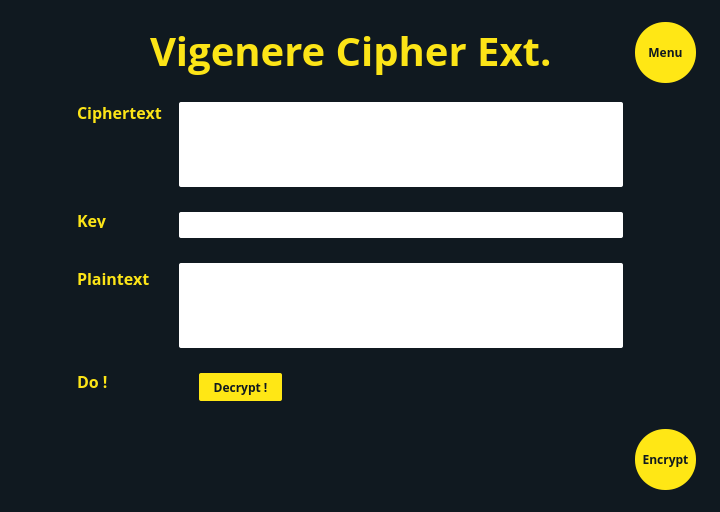
<?xml version="1.0" encoding="UTF-8"?>
<ui version="4.0">
 <class>Dialog</class>
 <widget class="QDialog" name="Dialog">
  <property name="geometry">
   <rect>
    <x>0</x>
    <y>0</y>
    <width>720</width>
    <height>512</height>
   </rect>
  </property>
  <property name="windowTitle">
   <string>Dialog</string>
  </property>
  <widget class="QWidget" name="widget" native="true">
   <property name="geometry">
    <rect>
     <x>0</x>
     <y>0</y>
     <width>720</width>
     <height>512</height>
    </rect>
   </property>
   <property name="styleSheet">
    <string notr="true">QWidget#widget{
background: #101920;}</string>
   </property>
   <widget class="QLabel" name="label">
    <property name="geometry">
     <rect>
      <x>150</x>
      <y>15</y>
      <width>401</width>
      <height>71</height>
     </rect>
    </property>
    <property name="styleSheet">
     <string notr="true">font-family: Open Sans;
font-style: normal;
font-weight: bold;
font-size: 40px;
color: #FCE417;</string>
    </property>
    <property name="text">
     <string>Vigenere Cipher Ext.</string>
    </property>
   </widget>
   <widget class="QLabel" name="label_3">
    <property name="geometry">
     <rect>
      <x>77</x>
      <y>102</y>
      <width>91</width>
      <height>21</height>
     </rect>
    </property>
    <property name="styleSheet">
     <string notr="true">font-family: Open Sans;
font-style: normal;
font-weight: bold;
font-size: 16px;
/* identical to box height */


color: #FCE417;
</string>
    </property>
    <property name="text">
     <string>Ciphertext</string>
    </property>
   </widget>
   <widget class="QLabel" name="label_4">
    <property name="geometry">
     <rect>
      <x>77</x>
      <y>212</y>
      <width>31</width>
      <height>16</height>
     </rect>
    </property>
    <property name="styleSheet">
     <string notr="true">font-family: Open Sans;
font-style: normal;
font-weight: bold;
font-size: 16px;
/* identical to box height */


color: #FCE417;
</string>
    </property>
    <property name="text">
     <string>Key</string>
    </property>
   </widget>
   <widget class="QLabel" name="label_5">
    <property name="geometry">
     <rect>
      <x>77</x>
      <y>263</y>
      <width>91</width>
      <height>31</height>
     </rect>
    </property>
    <property name="styleSheet">
     <string notr="true">font-family: Open Sans;
font-style: normal;
font-weight: bold;
font-size: 16px;
/* identical to box height */


color: #FCE417;
</string>
    </property>
    <property name="text">
     <string>Plaintext</string>
    </property>
   </widget>
   <widget class="QLabel" name="label_6">
    <property name="geometry">
     <rect>
      <x>77</x>
      <y>373</y>
      <width>31</width>
      <height>16</height>
     </rect>
    </property>
    <property name="styleSheet">
     <string notr="true">font-family: Open Sans;
font-style: normal;
font-weight: bold;
font-size: 16px;
/* identical to box height */


color: #FCE417;
</string>
    </property>
    <property name="text">
     <string>Do !</string>
    </property>
   </widget>
   <widget class="QPushButton" name="menu">
    <property name="geometry">
     <rect>
      <x>635</x>
      <y>22</y>
      <width>61</width>
      <height>61</height>
     </rect>
    </property>
    <property name="styleSheet">
     <string notr="true">background: #FFE715;
border-radius: 30;
font-family: Open Sans;
font-style: normal;
font-weight: 600;
font-size: 12px;
line-height: 33px;

color: #101920;
</string>
    </property>
    <property name="text">
     <string>Menu</string>
    </property>
   </widget>
   <widget class="QPushButton" name="decrypt">
    <property name="geometry">
     <rect>
      <x>199</x>
      <y>373</y>
      <width>83</width>
      <height>28</height>
     </rect>
    </property>
    <property name="styleSheet">
     <string notr="true">background: #FFE715;
border-radius: 2px;
font-family: Open Sans;
font-style: normal;
font-weight: 600;
font-size: 12px;
color: #101920;</string>
    </property>
    <property name="text">
     <string>Decrypt !</string>
    </property>
   </widget>
   <widget class="QTextEdit" name="ciphertext">
    <property name="geometry">
     <rect>
      <x>190</x>
      <y>102</y>
      <width>425</width>
      <height>85</height>
     </rect>
    </property>
    <property name="autoFillBackground">
     <bool>false</bool>
    </property>
    <property name="styleSheet">
     <string notr="true">QWidget#chipertext{
font-family: Open Sans;
font-style: normal;
font-weight: 600;
font-size: 12px;
color: #000000;
}</string>
    </property>
    <property name="frameShape">
     <enum>QFrame::NoFrame</enum>
    </property>
    <property name="lineWidth">
     <number>0</number>
    </property>
    <property name="readOnly">
     <bool>false</bool>
    </property>
    <property name="html">
     <string>&lt;!DOCTYPE HTML PUBLIC &quot;-//W3C//DTD HTML 4.0//EN&quot; &quot;http://www.w3.org/TR/REC-html40/strict.dtd&quot;&gt;
&lt;html&gt;&lt;head&gt;&lt;meta name=&quot;qrichtext&quot; content=&quot;1&quot; /&gt;&lt;style type=&quot;text/css&quot;&gt;
p, li { white-space: pre-wrap; }
&lt;/style&gt;&lt;/head&gt;&lt;body style=&quot; font-family:'Open Sans'; font-size:12px; font-weight:600; font-style:normal;&quot;&gt;
&lt;p style=&quot;-qt-paragraph-type:empty; margin-top:0px; margin-bottom:0px; margin-left:0px; margin-right:0px; -qt-block-indent:0; text-indent:0px; font-family:'MS Shell Dlg 2'; font-size:8.25pt; font-weight:400;&quot;&gt;&lt;br /&gt;&lt;/p&gt;&lt;/body&gt;&lt;/html&gt;</string>
    </property>
   </widget>
   <widget class="QLabel" name="label_2">
    <property name="geometry">
     <rect>
      <x>179</x>
      <y>102</y>
      <width>444</width>
      <height>85</height>
     </rect>
    </property>
    <property name="styleSheet">
     <string notr="true">background: #ffffff;
border-radius: 2px;</string>
    </property>
    <property name="text">
     <string/>
    </property>
   </widget>
   <widget class="QPushButton" name="encrypt">
    <property name="geometry">
     <rect>
      <x>635</x>
      <y>429</y>
      <width>61</width>
      <height>61</height>
     </rect>
    </property>
    <property name="styleSheet">
     <string notr="true">background: #FFE715;
border-radius: 30;
font-family: Open Sans;
font-style: normal;
font-weight: 600;
font-size: 12px;
line-height: 33px;

color: #101920;
</string>
    </property>
    <property name="text">
     <string>Encrypt</string>
    </property>
   </widget>
   <widget class="QLabel" name="label_8">
    <property name="geometry">
     <rect>
      <x>179</x>
      <y>263</y>
      <width>444</width>
      <height>85</height>
     </rect>
    </property>
    <property name="styleSheet">
     <string notr="true">background: #ffffff;
border-radius: 2px;</string>
    </property>
    <property name="text">
     <string/>
    </property>
   </widget>
   <widget class="QLabel" name="label_9">
    <property name="geometry">
     <rect>
      <x>179</x>
      <y>212</y>
      <width>444</width>
      <height>26</height>
     </rect>
    </property>
    <property name="styleSheet">
     <string notr="true">background: #ffffff;
border-radius: 2px;</string>
    </property>
    <property name="text">
     <string/>
    </property>
   </widget>
   <widget class="QTextEdit" name="plaintext">
    <property name="geometry">
     <rect>
      <x>190</x>
      <y>263</y>
      <width>425</width>
      <height>85</height>
     </rect>
    </property>
    <property name="autoFillBackground">
     <bool>false</bool>
    </property>
    <property name="styleSheet">
     <string notr="true">QWidget#plaintext{
font-family: Open Sans;
font-style: normal;
font-weight: 600;
font-size: 12px;
color: #000000;
}</string>
    </property>
    <property name="frameShape">
     <enum>QFrame::NoFrame</enum>
    </property>
    <property name="lineWidth">
     <number>0</number>
    </property>
    <property name="readOnly">
     <bool>true</bool>
    </property>
    <property name="html">
     <string>&lt;!DOCTYPE HTML PUBLIC &quot;-//W3C//DTD HTML 4.0//EN&quot; &quot;http://www.w3.org/TR/REC-html40/strict.dtd&quot;&gt;
&lt;html&gt;&lt;head&gt;&lt;meta name=&quot;qrichtext&quot; content=&quot;1&quot; /&gt;&lt;style type=&quot;text/css&quot;&gt;
p, li { white-space: pre-wrap; }
&lt;/style&gt;&lt;/head&gt;&lt;body style=&quot; font-family:'Open Sans'; font-size:12px; font-weight:600; font-style:normal;&quot;&gt;
&lt;p style=&quot;-qt-paragraph-type:empty; margin-top:0px; margin-bottom:0px; margin-left:0px; margin-right:0px; -qt-block-indent:0; text-indent:0px; font-size:8.25pt;&quot;&gt;&lt;br /&gt;&lt;/p&gt;&lt;/body&gt;&lt;/html&gt;</string>
    </property>
   </widget>
   <widget class="QTextEdit" name="key">
    <property name="geometry">
     <rect>
      <x>190</x>
      <y>212</y>
      <width>425</width>
      <height>26</height>
     </rect>
    </property>
    <property name="autoFillBackground">
     <bool>false</bool>
    </property>
    <property name="styleSheet">
     <string notr="true">QWidget#key{
font-family: Open Sans;
font-style: normal;
font-weight: 600;
font-size: 12px;
color: #000000;
}</string>
    </property>
    <property name="frameShape">
     <enum>QFrame::NoFrame</enum>
    </property>
    <property name="lineWidth">
     <number>0</number>
    </property>
    <property name="readOnly">
     <bool>false</bool>
    </property>
    <property name="html">
     <string>&lt;!DOCTYPE HTML PUBLIC &quot;-//W3C//DTD HTML 4.0//EN&quot; &quot;http://www.w3.org/TR/REC-html40/strict.dtd&quot;&gt;
&lt;html&gt;&lt;head&gt;&lt;meta name=&quot;qrichtext&quot; content=&quot;1&quot; /&gt;&lt;style type=&quot;text/css&quot;&gt;
p, li { white-space: pre-wrap; }
&lt;/style&gt;&lt;/head&gt;&lt;body style=&quot; font-family:'Open Sans'; font-size:12px; font-weight:600; font-style:normal;&quot;&gt;
&lt;p style=&quot;-qt-paragraph-type:empty; margin-top:0px; margin-bottom:0px; margin-left:0px; margin-right:0px; -qt-block-indent:0; text-indent:0px; font-family:'MS Shell Dlg 2'; font-size:8.25pt; font-weight:400;&quot;&gt;&lt;br /&gt;&lt;/p&gt;&lt;/body&gt;&lt;/html&gt;</string>
    </property>
   </widget>
   <zorder>label</zorder>
   <zorder>label_3</zorder>
   <zorder>label_4</zorder>
   <zorder>label_5</zorder>
   <zorder>label_6</zorder>
   <zorder>menu</zorder>
   <zorder>decrypt</zorder>
   <zorder>label_2</zorder>
   <zorder>ciphertext</zorder>
   <zorder>encrypt</zorder>
   <zorder>label_8</zorder>
   <zorder>label_9</zorder>
   <zorder>plaintext</zorder>
   <zorder>key</zorder>
  </widget>
 </widget>
 <resources/>
 <connections/>
</ui>
